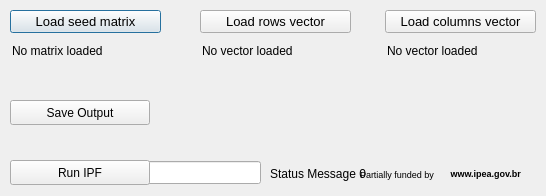
<?xml version="1.0" encoding="UTF-8"?>
<ui version="4.0">
 <class>ipf</class>
 <widget class="QDialog" name="ipf">
  <property name="windowModality">
   <enum>Qt::ApplicationModal</enum>
  </property>
  <property name="geometry">
   <rect>
    <x>0</x>
    <y>0</y>
    <width>546</width>
    <height>196</height>
   </rect>
  </property>
  <property name="windowTitle">
   <string>Aequilibrae - Iterative Proportional Fitting</string>
  </property>
  <property name="modal">
   <bool>true</bool>
  </property>
  <widget class="QLabel" name="lbl_funding2">
   <property name="geometry">
    <rect>
     <x>448</x>
     <y>163</y>
     <width>101</width>
     <height>21</height>
    </rect>
   </property>
   <property name="font">
    <font>
     <pointsize>7</pointsize>
     <weight>75</weight>
     <bold>true</bold>
    </font>
   </property>
   <property name="text">
    <string> www.ipea.gov.br</string>
   </property>
   <property name="textFormat">
    <enum>Qt::PlainText</enum>
   </property>
  </widget>
  <widget class="QLabel" name="lbl_funding1">
   <property name="geometry">
    <rect>
     <x>360</x>
     <y>164</y>
     <width>101</width>
     <height>20</height>
    </rect>
   </property>
   <property name="font">
    <font>
     <pointsize>7</pointsize>
    </font>
   </property>
   <property name="text">
    <string>Partially funded by</string>
   </property>
  </widget>
  <widget class="QProgressBar" name="progressbar">
   <property name="enabled">
    <bool>true</bool>
   </property>
   <property name="geometry">
    <rect>
     <x>10</x>
     <y>161</y>
     <width>251</width>
     <height>23</height>
    </rect>
   </property>
   <property name="palette">
    <palette>
     <active>
      <colorrole role="Highlight">
       <brush brushstyle="SolidPattern">
        <color alpha="255">
         <red>0</red>
         <green>170</green>
         <blue>0</blue>
        </color>
       </brush>
      </colorrole>
     </active>
     <inactive>
      <colorrole role="Highlight">
       <brush brushstyle="SolidPattern">
        <color alpha="255">
         <red>240</red>
         <green>240</green>
         <blue>240</blue>
        </color>
       </brush>
      </colorrole>
     </inactive>
     <disabled>
      <colorrole role="Highlight">
       <brush brushstyle="SolidPattern">
        <color alpha="255">
         <red>51</red>
         <green>153</green>
         <blue>255</blue>
        </color>
       </brush>
      </colorrole>
     </disabled>
    </palette>
   </property>
   <property name="value">
    <number>0</number>
   </property>
   <property name="textVisible">
    <bool>true</bool>
   </property>
  </widget>
  <widget class="QLabel" name="progress_label">
   <property name="geometry">
    <rect>
     <x>270</x>
     <y>163</y>
     <width>261</width>
     <height>21</height>
    </rect>
   </property>
   <property name="font">
    <font>
     <pointsize>9</pointsize>
    </font>
   </property>
   <property name="text">
    <string>Status Message 0</string>
   </property>
  </widget>
  <widget class="QPushButton" name="but_load_new_matrix">
   <property name="geometry">
    <rect>
     <x>10</x>
     <y>10</y>
     <width>151</width>
     <height>23</height>
    </rect>
   </property>
   <property name="font">
    <font>
     <pointsize>10</pointsize>
    </font>
   </property>
   <property name="text">
    <string>Load seed matrix</string>
   </property>
  </widget>
  <widget class="QPushButton" name="apply_ipf">
   <property name="geometry">
    <rect>
     <x>10</x>
     <y>160</y>
     <width>140</width>
     <height>25</height>
    </rect>
   </property>
   <property name="text">
    <string>Run IPF</string>
   </property>
  </widget>
  <widget class="QLabel" name="matrix_name">
   <property name="geometry">
    <rect>
     <x>12</x>
     <y>40</y>
     <width>151</width>
     <height>21</height>
    </rect>
   </property>
   <property name="font">
    <font>
     <pointsize>9</pointsize>
    </font>
   </property>
   <property name="text">
    <string>No matrix loaded</string>
   </property>
  </widget>
  <widget class="QLabel" name="matrix_total">
   <property name="geometry">
    <rect>
     <x>12</x>
     <y>62</y>
     <width>151</width>
     <height>21</height>
    </rect>
   </property>
   <property name="font">
    <font>
     <pointsize>9</pointsize>
    </font>
   </property>
   <property name="text">
    <string/>
   </property>
  </widget>
  <widget class="QPushButton" name="but_load_rows">
   <property name="geometry">
    <rect>
     <x>200</x>
     <y>10</y>
     <width>151</width>
     <height>23</height>
    </rect>
   </property>
   <property name="font">
    <font>
     <pointsize>10</pointsize>
    </font>
   </property>
   <property name="text">
    <string>Load rows vector</string>
   </property>
  </widget>
  <widget class="QPushButton" name="but_load_columns">
   <property name="geometry">
    <rect>
     <x>385</x>
     <y>10</y>
     <width>151</width>
     <height>23</height>
    </rect>
   </property>
   <property name="font">
    <font>
     <pointsize>10</pointsize>
    </font>
   </property>
   <property name="text">
    <string>Load columns vector</string>
   </property>
  </widget>
  <widget class="QLabel" name="columns_name">
   <property name="geometry">
    <rect>
     <x>387</x>
     <y>40</y>
     <width>151</width>
     <height>21</height>
    </rect>
   </property>
   <property name="font">
    <font>
     <pointsize>9</pointsize>
    </font>
   </property>
   <property name="text">
    <string>No vector loaded</string>
   </property>
  </widget>
  <widget class="QLabel" name="columns_total">
   <property name="geometry">
    <rect>
     <x>387</x>
     <y>62</y>
     <width>151</width>
     <height>21</height>
    </rect>
   </property>
   <property name="font">
    <font>
     <pointsize>9</pointsize>
    </font>
   </property>
   <property name="text">
    <string/>
   </property>
  </widget>
  <widget class="QLabel" name="rows_total">
   <property name="geometry">
    <rect>
     <x>202</x>
     <y>62</y>
     <width>141</width>
     <height>21</height>
    </rect>
   </property>
   <property name="font">
    <font>
     <pointsize>9</pointsize>
    </font>
   </property>
   <property name="text">
    <string/>
   </property>
  </widget>
  <widget class="QLabel" name="rows_name">
   <property name="geometry">
    <rect>
     <x>202</x>
     <y>40</y>
     <width>141</width>
     <height>21</height>
    </rect>
   </property>
   <property name="font">
    <font>
     <pointsize>9</pointsize>
    </font>
   </property>
   <property name="text">
    <string>No vector loaded</string>
   </property>
  </widget>
  <widget class="QPushButton" name="but_choose_output_name">
   <property name="geometry">
    <rect>
     <x>10</x>
     <y>100</y>
     <width>140</width>
     <height>25</height>
    </rect>
   </property>
   <property name="text">
    <string>Save Output</string>
   </property>
  </widget>
  <widget class="QLabel" name="output_name">
   <property name="geometry">
    <rect>
     <x>160</x>
     <y>102</y>
     <width>371</width>
     <height>21</height>
    </rect>
   </property>
   <property name="font">
    <font>
     <pointsize>9</pointsize>
    </font>
   </property>
   <property name="text">
    <string/>
   </property>
  </widget>
  <zorder>progress_label</zorder>
  <zorder>lbl_funding2</zorder>
  <zorder>lbl_funding1</zorder>
  <zorder>progressbar</zorder>
  <zorder>but_load_new_matrix</zorder>
  <zorder>apply_ipf</zorder>
  <zorder>matrix_name</zorder>
  <zorder>matrix_total</zorder>
  <zorder>but_load_rows</zorder>
  <zorder>but_load_columns</zorder>
  <zorder>columns_name</zorder>
  <zorder>columns_total</zorder>
  <zorder>rows_total</zorder>
  <zorder>rows_name</zorder>
  <zorder>but_choose_output_name</zorder>
  <zorder>output_name</zorder>
 </widget>
 <resources/>
 <connections/>
</ui>
